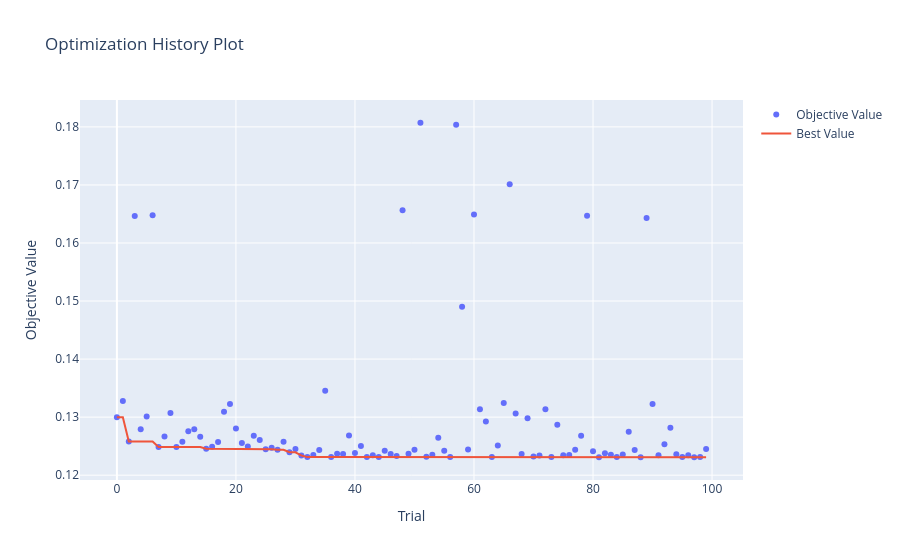
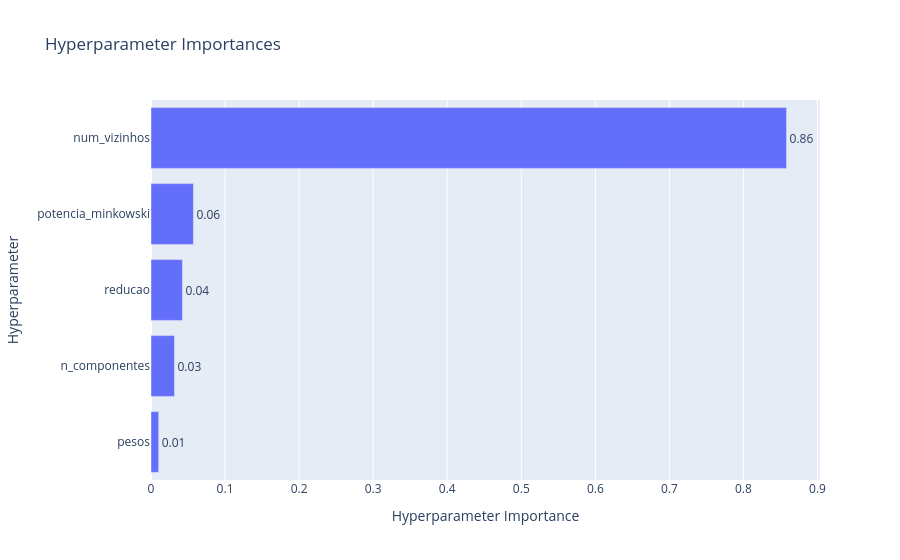

The cell these charts' notebook holds for them, in order:
### Code cell
resume_estudo(estudo_knn, "k-NN", "num_vizinhos", "Número de vizinhos (k)", escala_log=True)
